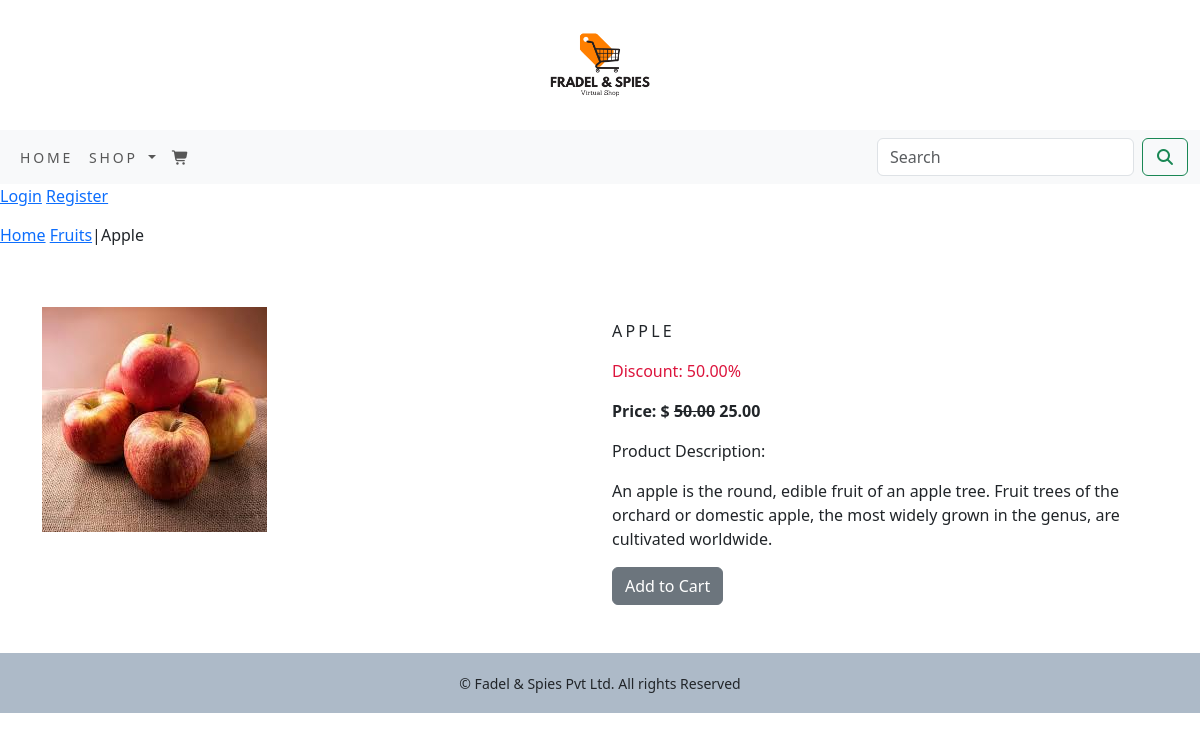
The app's page /fruits/apple/ with its own data.
### shop/models.py (models this page shows, shortened)
class Product(models.Model):
    name = models.CharField(max_length=250, unique=True)
    slug = models.SlugField(max_length=250, unique=True)
    description = models.TextField(blank=True)
    price = models.DecimalField(max_digits=10, decimal_places=2)
    category = models.ForeignKey(Category, on_delete=models.CASCADE)
    image = models.ImageField(upload_to='product', blank=True)
    stock = models.IntegerField()
    available = models.BooleanField(default=True)
    created = models.DateTimeField(auto_now_add=True)
    updated = models.DateTimeField(auto_now=True)
    discount_percentage = models.DecimalField(max_digits=5, decimal_places=2, default=0.00)
    class Meta:
        ordering = ('name',)
        verbose_name = 'product'
        verbose_name_plural = 'products'
    def get_final_price(self):
        applicable_discount = max(self.discount_percentage, self.category.discount_percentage)
        discounted_price = self.price - (self.price * (applicable_discount / 100))
        return round(discounted_price, 2)
    def get_discount_percentage(self):
        return max(self.discount_percentage, self.category.discount_percentage)

class Category(models.Model):
    name = models.CharField(max_length=250, unique=True)
    slug = models.SlugField(max_length=250, unique=True)
    description = models.TextField(blank=True)
    image = models.ImageField(upload_to='category', blank=True)
    discount_percentage = models.DecimalField(max_digits=5, decimal_places=2, default=0.00)
    class Meta:
        ordering = ('name',)
        verbose_name = 'category'
        verbose_name_plural = 'categories'
    def __str__(self):
        return '{}'.format(self.name)
    def get_url(self):
        return reverse('shop:products_by_category', args=[self.slug])

### shop/views.py (the view)
# urls.py: path('<slug:c_slug>/<slug:product_slug>/', views.proDetail, name='proDetail'),
def proDetail(request, c_slug, product_slug):
    try:
        product = Product.objects.get(category__slug=c_slug, slug=product_slug)
    except Exception as e:
        raise e
    return render(request, 'product.html', {'product':product})

### cart/context_processors.py (called while the page is built)
def counter(request):
    item_count = 0
    if 'admin' in request.path:
        return {}
    else:
        try:
            cart = Cart.objects.filter(cart_id=_cart_id(request))
            cart_items = CartItem.objects.all().filter(cart=cart[:1])
            for cart_item in cart_items:
                item_count += cart_item.quantity
        except Cart.DoesNotExist:
            item_count = 0
    return {'item_count': item_count}

### cart/views.py (called while the page is built)
def _cart_id(request):
    cart = request.session.session_key
    if not cart:
        cart = request.session.create()
    return cart

### shop/content_processors.py (called while the page is built)
def menu_links(request):
    links = Category.objects.all()
    return dict(links=links)

### templates/product.html (shortened to what this page needs)
{% extends 'base.html' %}
{% load static %}
{% block content %}
<div class="row my_prod_row_class">
    <div mx-auto>
        <p><a href="{% url 'shop:allProdCat'%}">Home</a>
        <a href="{{product.category.get_url}}">{{product.category}}</a>|{{product.name}}</p>
    </div>
</div>
<div class="container">
<br>
<div class="row">
<div class="col-12 col-sm-12 col-md-12 col-lg-6">
    <div style="min-width: 18 rem;">
        <img src="{{product.image.url}}" alt="{{product.name}}">
    </div>
</div>
<div class="col-12 col-sm-12 col-md-12 col-lg-6">
    <div>
        <div>
        <h1 class="my_product_title">{{product.name}}</h1>
        {% if product.get_discount_percentage > 0 %}
            <p style="color: crimson;">Discount: {{product.get_discount_percentage}}%</p>
            <p><strong>Price: $ <strike>{{product.price}}</strike> {{product.get_final_price}}</strong></p>
        {% else %}
                <p><strong>Price: ${{product.price}}</strong></p>
        {% endif %}
        <p class="text-justify my_prod_text">Product Description:</p>
        <p class="text-justify my_prod_text">{{product.description}}</p>
        {% if product.stock <= 0 %}
            <p class="text-justify my_prod_text"><b>Out of Stock</b></p>
        {% else %}
            <a class="btn btn-secondary" href="{% url 'cart:add_cart' product.id %}">Add to Cart</a>
        {% endif %}
    </div>
</div>
</div>
</div>
</div>
<br><br>
{% endblock %}

### static/css/custom.css (style rules this page uses)
body { font-family: 'Roboto', sans-serif; font-optical-sizing: auto; font-weight: 300; font-style: normal; font-variation-settings:"wdth" 100; }
.my_prod_row_class { padding-top:15px; padding-bottom: 20px; }
.my_product_title { font-size: 16px; text-transform: uppercase; letter-spacing: .2rem; padding-top: 15px; padding-bottom: 10px; }
.my_prod_text { padding-right: 20px; }

### records on screen
Product: category "Fruits", name "Apple", image (picture), name "APPLE", get_discount_percentage "50.00", price "50.00", get_final_price "25.00", description "An apple is the round, edible fruit of an apple tree. Fruit trees of the orchard or domestic apple, the most widely grown in the genus, are cultivated worldwide."
